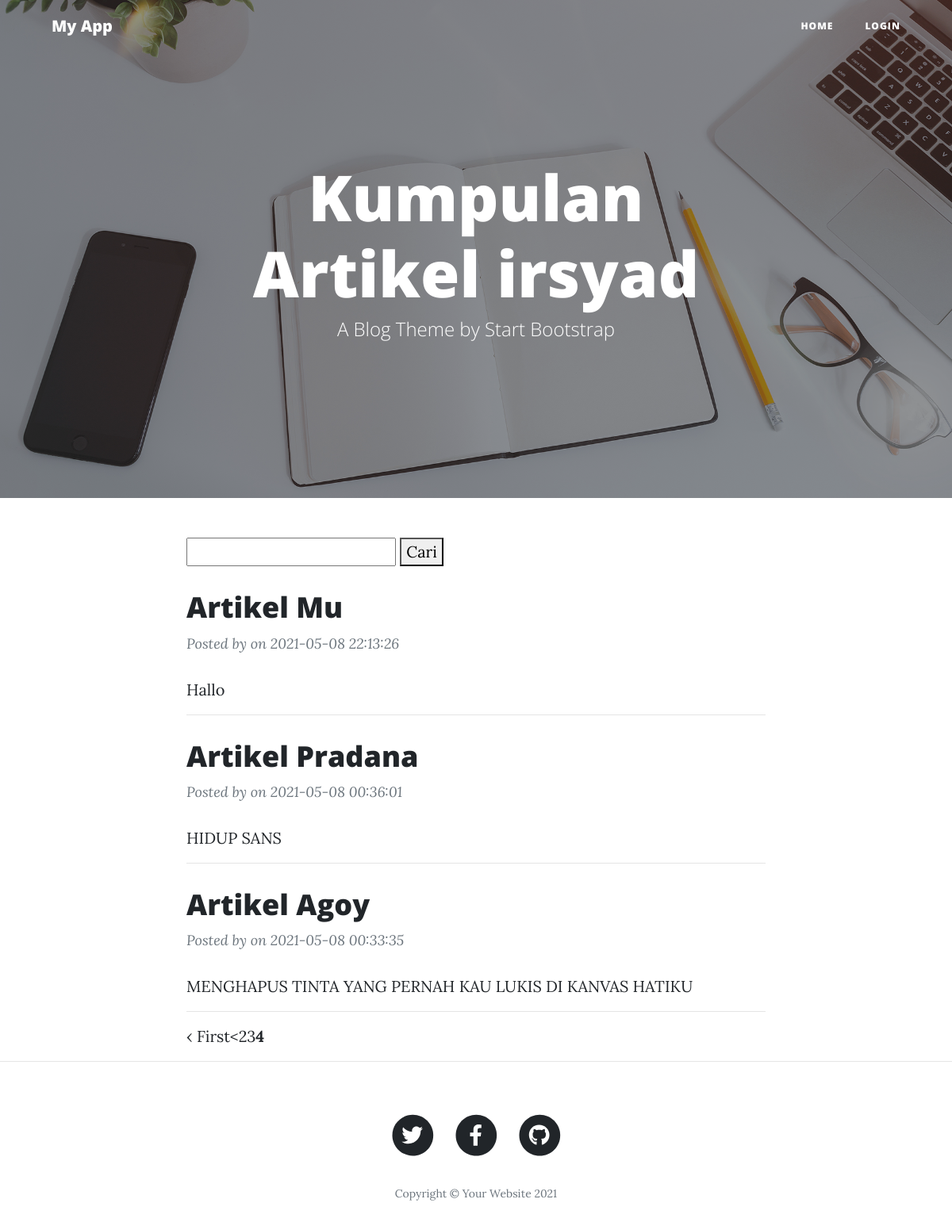
The app's page /index.php/blog/index/9 with its own data.
### tables this page shows
CREATE TABLE `blog` (
  `id` int(11) NOT NULL,
  `title` varchar(255) NOT NULL,
  `content` text NOT NULL,
  `url` varchar(255) NOT NULL,
  `cover` varchar(255) NOT NULL,
  `date` timestamp NOT NULL DEFAULT current_timestamp() ON UPDATE current_timestamp()
);

### application/controllers/Blog.php (called while the page is built, shortened)
<?php
class Blog extends CI_Controller
{
    public function __construct()
    {
        $this->load->model('Blog_model');
        $this->load->library('session');
    }
    public function index($offset = 0)
    {
        $this->load->library('pagination');
        $config['base_url'] = site_url('blog/index');
        $config['total_rows'] = $this->Blog_model->getTotalBlogs();
        $config['per_page'] = 3;
        $query = $this->Blog_model->getBlogs($config['per_page'], $offset);
        $data['blogs'] = $query->result_array();
        $this->load->view('blog', $data);
    }
}

### index.php (called while the page is built, shortened)
<?php
require_once BASEPATH.'core/CodeIgniter.php';

### application/config/config.php (called while the page is built, shortened)
<?php
$config['base_url'] = 'http://localhost/myapp/';
$config['index_page'] = 'index.php';
$config['uri_protocol']	= 'REQUEST_URI';
$config['url_suffix'] = '';
$config['language']	= 'english';
$config['charset'] = 'UTF-8';
$config['enable_hooks'] = FALSE;
$config['subclass_prefix'] = 'MY_';
$config['composer_autoload'] = FALSE;
$config['permitted_uri_chars'] = 'a-z 0-9~%.:_\-';
$config['enable_query_strings'] = FALSE;
$config['controller_trigger'] = 'c';
$config['function_trigger'] = 'm';
$config['directory_trigger'] = 'd';
$config['allow_get_array'] = TRUE;
$config['log_threshold'] = 0;
$config['log_path'] = '';
$config['log_file_extension'] = '';
$config['log_file_permissions'] = 0644;
$config['log_date_format'] = 'Y-m-d H:i:s';
$config['error_views_path'] = '';
$config['cache_path'] = '';
$config['cache_query_string'] = FALSE;
$config['encryption_key'] = '';
$config['sess_driver'] = 'files';
$config['sess_cookie_name'] = 'ci_session';
$config['sess_expiration'] = 7200;
$config['sess_save_path'] = NULL;
$config['sess_match_ip'] = FALSE;
$config['sess_time_to_update'] = 300;
$config['sess_regenerate_destroy'] = FALSE;
$config['cookie_prefix']	= '';
$config['cookie_domain']	= '';
$config['cookie_path']		= '/';
$config['cookie_secure']	= FALSE;
$config['cookie_httponly'] 	= FALSE;
$config['standardize_newlines'] = FALSE;
$config['global_xss_filtering'] = FALSE;
$config['csrf_protection'] = FALSE;
$config['csrf_token_name'] = 'csrf_test_name';
$config['csrf_cookie_name'] = 'csrf_cookie_name';
$config['csrf_expire'] = 7200;
$config['csrf_regenerate'] = TRUE;
$config['csrf_exclude_uris'] = array();
$config['compress_output'] = FALSE;
$config['time_reference'] = 'local';
$config['rewrite_short_tags'] = FALSE;
$config['proxy_ips'] = '';

### application/models/Blog_model.php (called while the page is built, shortened)
<?php
class Blog_model extends CI_model{
    public function getBlogs($offset, $limit)
    {
        $filter = $this->input->get('find');
        $this->db->like('title', $filter);
        $this->db->limit($offset, $limit);
        $this->db->order_by('date', 'desc');
        return $this->db->get('blog');
    }
    public function getTotalBlogs()
    {
        $filter = $this->input->get('find');
        $this->db->like('title', $filter);
        return $this->db->count_all_results('blog');
    }
}

### application/views/blog.php (the view, shortened to what this page needs)
<header class="masthead" style="background-image: url('<?php echo base_url(); ?>tamplate/assets/img/home-bg.jpg')">
    <div class="overlay"></div>
    <div class="container">
        <div class="row">
            <div class="col-lg-8 col-md-10 mx-auto">
                <div class="site-heading">
                    <h1>Kumpulan Artikel irsyad</h1>
                    <span class="subheading">A Blog Theme by Start Bootstrap</span>
                </div>
            </div>
        </div>
    </div>
</header>
<div class="container">
    <div class="row">
        <div class="col-lg-8 col-md-10 mx-auto">
            <form>
                <input type="text" name='find'>
                <button type="submit">Cari</button>
            </form>
            <?php foreach ($blogs as $key => $blog) : ?>
                <div class="post-preview">
                    <a href="<?php echo site_url('blog/detail/' . $blog['url']); ?>">
                        <h2 class="post-title">
                            <?php echo $blog['title']; ?>
                        </h2>
                    </a>
                    <p class="post-meta">
                        Posted by on <?php echo $blog['date']; ?>
                    </p>
                    <?php echo $blog['content']; ?>
                </div>
                <hr>
            <?php endforeach; ?>
            <?php echo $this->pagination->create_links(); ?>
        </div>
    </div>
</div>
<hr />

### records on screen
blog: title "Artikel Mu", date "2021-05-08 22:13:26", content "Hallo"
blog: title "Artikel Pradana", date "2021-05-08 00:36:01", content "HIDUP SANS"
blog: title "Artikel Agoy", date "2021-05-08 00:33:35", content "MENGHAPUS TINTA YANG PERNAH KAU LUKIS DI KANVAS HATIKU"

### other values on screen
$this->pagination->create_links() "‹ First < 2 3 4"
